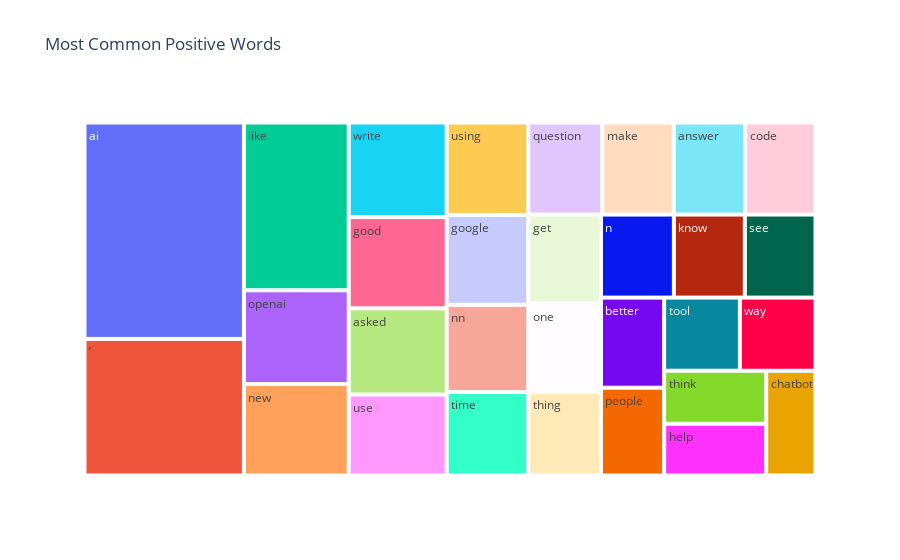

Notebook code cell kept with this figure:
### Code cell
#tree map using plotly.express
fig = px.treemap(temp_pos, path=['Common_words'], values='count',title='Most Common Positive Words')
fig.show()

### Figure 1 — Plotly figure (JSON) as saved in the notebook; plotly's stock layout.template omitted (floating-point values rounded to 4 significant figures)
{"data": [{"branchvalues": "total", "domain": {"x": [0, 1], "y": [0, 1]}, "hovertemplate": "labels=%{label}<br>count=%{value}<br>parent=%{parent}<br>id=%{id}<extra></extra>", "ids": ["ai", "answer", "asked", "better", "chatbot", "code", "get", "good", "google", "help", "know", "like", "make", "n", "new", "nn", "one", "openai", "people", "question", "see", "thing", "think", "time", "tool", "use", "using", "way", "write", "’"], "labels": ["ai", "answer", "asked", "better", "chatbot", "code", "get", "good", "google", "help", "know", "like", "make", "n", "new", "nn", "one", "openai", "people", "question", "see", "thing", "think", "time", "tool", "use", "using", "way", "write", "’"], "name": "", "parents": ["", "", "", "", "", "", "", "", "", "", "", "", "", "", "", "", "", "", "", "", "", "", "", "", "", "", "", "", "", ""], "type": "treemap", "values": [28593, 5447, 6996, 4719, 4278, 5369, 5337, 7409, 6082, 4378, 4885, 14573, 5448, 5018, 7940, 5896, 5326, 8146, 4599, 5648, 4863, 5047, 4484, 5649, 4591, 6570, 6251, 4583, 7677, 18046]}], "layout": {"legend": {"tracegroupgap": 0}, "title": {"text": "Most Common Positive Words"}}}
